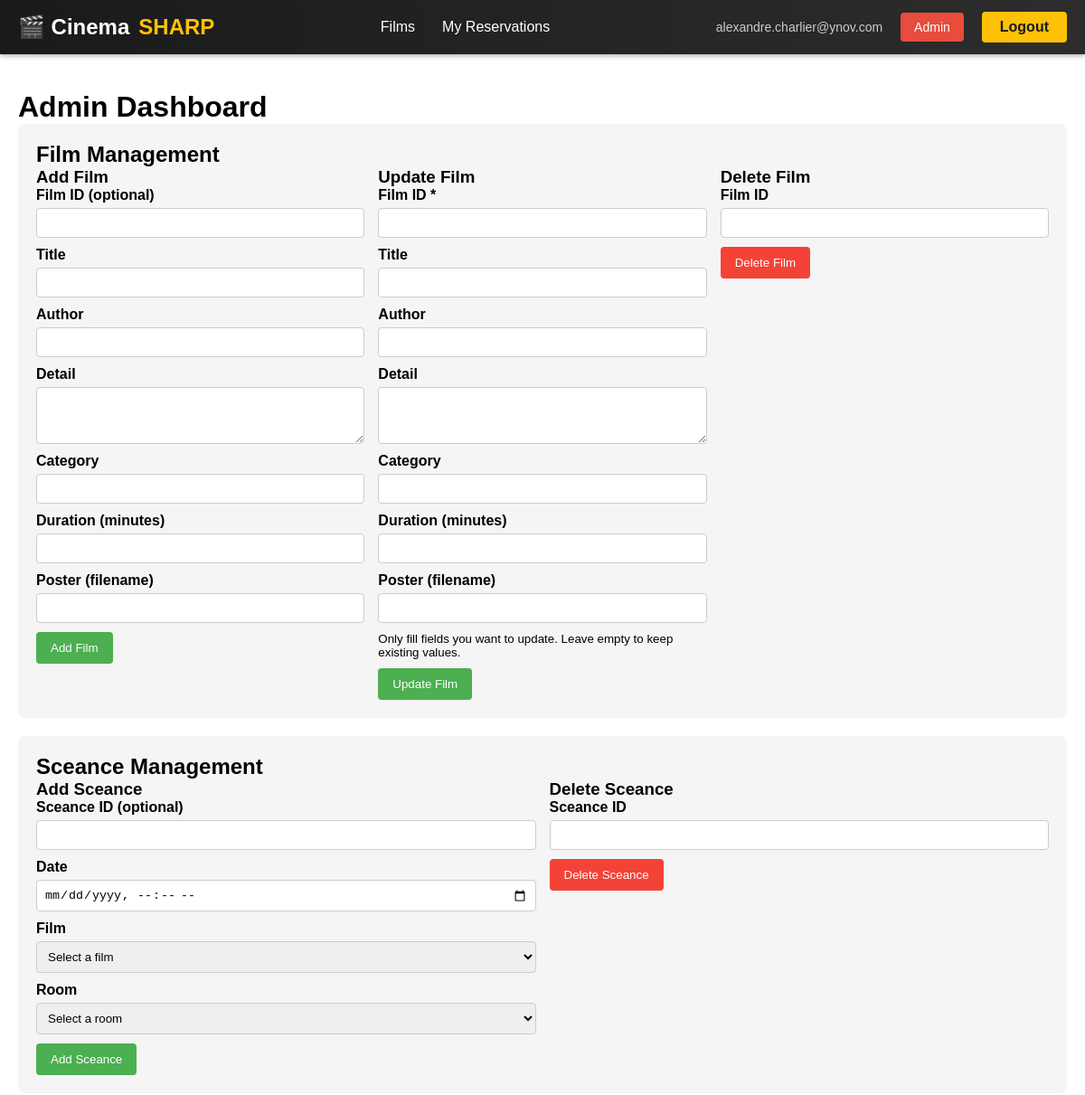
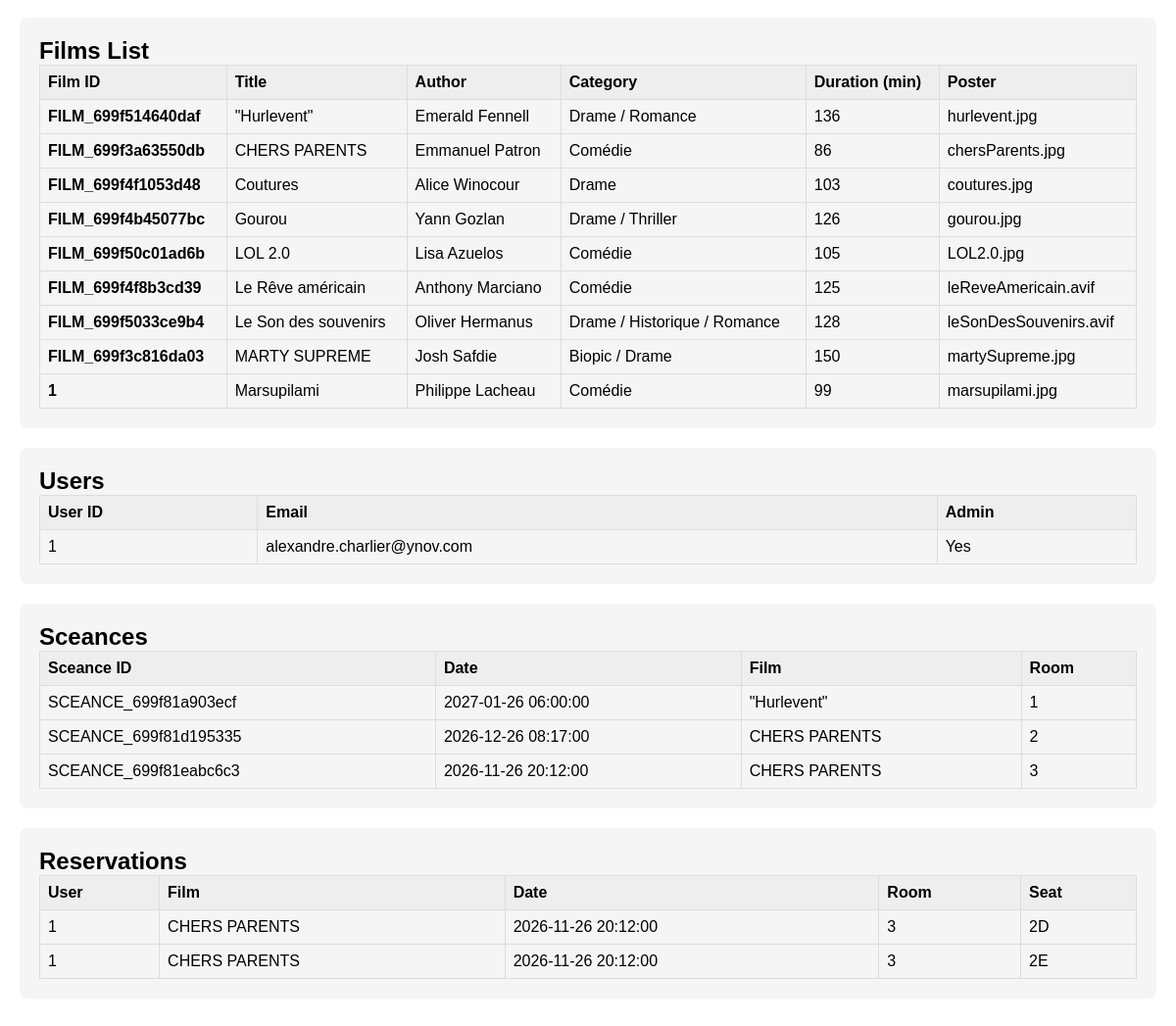
The page /admin (signed in) on the database its author committed (2 pictures, top to bottom).
### tables this page shows
CREATE TABLE IF NOT EXISTS `film` (
  `filmId` varchar(50) NOT NULL,
  `filmTitle` varchar(50) DEFAULT NULL,
  `filmAuthor` varchar(50) DEFAULT NULL,
  `filmDetail` text,
  `filmCategory` varchar(50) DEFAULT NULL,
  `filmTime` smallint DEFAULT NULL,
  `filmPoster` varchar(50) DEFAULT NULL,
  PRIMARY KEY (`filmId`)
);

CREATE TABLE IF NOT EXISTS `user_` (
  `userId` varchar(50) NOT NULL,
  `userPassword` varchar(255) DEFAULT NULL,
  `userEmail` varchar(100) DEFAULT NULL,
  `isAdmin` tinyint(1) DEFAULT NULL,
  PRIMARY KEY (`userId`)
);

CREATE TABLE IF NOT EXISTS `sceance` (
  `sceanceId` varchar(50) NOT NULL,
  `sceanceDate` datetime DEFAULT NULL,
  `filmId` varchar(50) NOT NULL,
  `roomId` int NOT NULL,
  PRIMARY KEY (`sceanceId`),
  KEY `filmId` (`filmId`),
  KEY `roomId` (`roomId`)
);

CREATE TABLE IF NOT EXISTS `room` (
  `roomId` int NOT NULL,
  `roomNumberOfSeats` smallint DEFAULT NULL,
  `roomCharacteristic` varchar(50) DEFAULT NULL,
  PRIMARY KEY (`roomId`)
);

CREATE TABLE IF NOT EXISTS `reservation` (
  `userId` varchar(50) NOT NULL,
  `roomId` int NOT NULL,
  `seatId` int NOT NULL,
  `sceanceId` varchar(50) NOT NULL,
  PRIMARY KEY (`userId`,`roomId`,`seatId`,`sceanceId`),
  KEY `roomId` (`roomId`,`seatId`),
  KEY `sceanceId` (`sceanceId`)
);

CREATE TABLE IF NOT EXISTS `seat` (
  `roomId` int NOT NULL,
  `seatId` int NOT NULL,
  `seatRow` smallint DEFAULT NULL,
  `seatColumn` varchar(1) DEFAULT NULL,
  PRIMARY KEY (`roomId`,`seatId`)
);

### src/controllers/adminController.php (called while the page is built, shortened)
<?php
require_once __DIR__ . '/../models/adminModel.php';
class AdminController {
	private $model;
	public function __construct() {
		$this->model = new AdminModel();
	}
	public function showDashboard() {
		$films = $this->model->getAllFilms();
		$sceances = $this->model->getAllSceances();
		$users = $this->model->getAllUsers();
		$reservations = $this->model->getAllReservations();
		require __DIR__ . '/../views/admin.php';
	}
}

### src/config/database.php (called while the page is built, shortened)
<?php
class Database{
    public static function getConnection(): PDO {
        $localhost = $_ENV['DB_HOST'];
        $db_name = $_ENV['DB_NAME'];
        $username = $_ENV['DB_USERNAME'];
        $password = $_ENV['DB_PASSWORD'];
        try{
            $connexion = new PDO ("mysql:host=$localhost;dbname=$db_name;",$username,$password) or die ();
            $connexion->setAttribute(PDO::ATTR_ERRMODE, PDO::ERRMODE_EXCEPTION);
            return $connexion;
        }catch(PDOException $connexionError) {
            echo "Connexion error : " . $connexionError->getMessage();
            die();
        }
    }
}

### src/models/adminModel.php (called while the page is built, shortened)
<?php
class AdminModel {
	private $db;
	public function __construct() {
		require_once __DIR__ . '/../config/database.php';
		$this->db = Database::getConnection();
	}
	public function getAllUsers() {
		try {
			$sql = "SELECT userId, userEmail, isAdmin FROM user_ ORDER BY userId";
			$stmt = $this->db->prepare($sql);
			$stmt->execute();
			return $stmt->fetchAll(PDO::FETCH_ASSOC);
		} catch (PDOException $e) {
			echo "Error retrieving users: " . $e->getMessage();
			return [];
		}
	}
	public function getAllFilms() {
		try {
			$sql = "SELECT filmId, filmTitle, filmAuthor, filmDetail, filmCategory, filmTime, filmPoster
					FROM film ORDER BY filmTitle";
			$stmt = $this->db->prepare($sql);
			$stmt->execute();
			return $stmt->fetchAll(PDO::FETCH_ASSOC);
		} catch (PDOException $e) {
			echo "Error retrieving films: " . $e->getMessage();
			return [];
		}
	}
	public function getAllSceances() {
		try {
			$sql = "SELECT s.sceanceId, s.sceanceDate, f.filmTitle, r.roomId
					FROM sceance s
					JOIN film f ON s.filmId = f.filmId
					JOIN room r ON s.roomId = r.roomId
					ORDER BY s.sceanceDate DESC";
			$stmt = $this->db->prepare($sql);
			$stmt->execute();
			return $stmt->fetchAll(PDO::FETCH_ASSOC);
		} catch (PDOException $e) {
			echo "Error retrieving sceances: " . $e->getMessage();
			return [];
		}
	}
	public function getAllReservations() {
		try {
			$sql = "SELECT r.userId, f.filmTitle, s.sceanceDate, r.roomId, r.seatId, st.seatRow, st.seatColumn
					FROM reservation r
					JOIN sceance s ON r.sceanceId = s.sceanceId
					JOIN film f ON s.filmId = f.filmId
					JOIN seat st ON r.roomId = st.roomId AND r.seatId = st.seatId
					ORDER BY s.sceanceDate DESC";
			$stmt = $this->db->prepare($sql);
			$stmt->execute();
			return $stmt->fetchAll(PDO::FETCH_ASSOC);
		} catch (PDOException $e) {
			echo "Error retrieving reservations: " . $e->getMessage();
			return [];
		}
	}
}

### src/views/admin.php (the view, shortened to what this page needs)
<?php include __DIR__ . '/header.php'; ?>
<!DOCTYPE html>
<html lang="en">
<head>
	<link rel="stylesheet" href="/css/style.css">
</head>
<body>
	<div class="admin-container">
		<h1>Admin Dashboard</h1>
		<div class="admin-card">
			<h2>Film Management</h2>
			<div class="admin-grid">
				<form method="POST" action="/admin/films/add">
					<h3>Add Film</h3>
					<div class="form-group">
						<label for="addFilmId">Film ID (optional)</label>
						<input type="text" name="filmId" id="addFilmId">
					</div>
					<div class="form-group">
						<label for="addFilmTitle">Title</label>
						<input type="text" name="filmTitle" id="addFilmTitle" required>
					</div>
					<div class="form-group">
						<label for="addFilmAuthor">Author</label>
						<input type="text" name="filmAuthor" id="addFilmAuthor">
					</div>
					<div class="form-group">
						<label for="addFilmDetail">Detail</label>
						<textarea name="filmDetail" id="addFilmDetail" rows="3"></textarea>
					</div>
					<div class="form-group">
						<label for="addFilmCategory">Category</label>
						<input type="text" name="filmCategory" id="addFilmCategory">
					</div>
					<div class="form-group">
						<label for="addFilmTime">Duration (minutes)</label>
						<input type="number" name="filmTime" id="addFilmTime" min="1">
					</div>
					<div class="form-group">
						<label for="addFilmPoster">Poster (filename)</label>
						<input type="text" name="filmPoster" id="addFilmPoster">
					</div>
					<button class="btn" type="submit">Add Film</button>
				</form>
				<form method="POST" action="/admin/films/update">
					<h3>Update Film</h3>
					<div class="form-group">
                        <label for="updateFilmId">Film ID *</label>
                        <input type="text" name="filmId" id="updateFilmId" required>
                    </div>
                    <div class="form-group">
                        <label for="updateFilmTitle">Title</label>
                        <input type="text" name="filmTitle" id="updateFilmTitle">
                    </div>
                    <div class="form-group">
                        <label for="updateFilmAuthor">Author</label>
                        <input type="text" name="filmAuthor" id="updateFilmAuthor">
                    </div>
                    <div class="form-group">
                        <label for="updateFilmDetail">Detail</label>
                        <textarea name="filmDetail" id="updateFilmDetail" rows="3"></textarea>
                    </div>
                    <div class="form-group">
                        <label for="updateFilmCategory">Category</label>
                        <input type="text" name="filmCategory" id="updateFilmCategory">
                    </div>
                    <div class="form-group">
                        <label for="updateFilmTime">Duration (minutes)</label>
                        <input type="number" name="filmTime" id="updateFilmTime" min="1">
                    </div>
                    <div class="form-group">
                        <label for="updateFilmPoster">Poster (filename)</label>
                        <input type="text" name="filmPoster" id="updateFilmPoster">
                    </div>
                    <div style="margin-bottom: 10px;">
                        <small>Only fill fields you want to update. Leave empty to keep existing values.</small>
                    </div>
                    <button class="btn" type="submit">Update Film</button>
                </form>
				<form method="POST" action="/admin/films/delete">
					<h3>Delete Film</h3>
					<div class="form-group">
						<label for="deleteFilmId">Film ID</label>
						<input type="text" name="filmId" id="deleteFilmId" required>
					</div>
					<button class="btn btn-danger" type="submit">Delete Film</button>
				</form>
			</div>
		</div>
		<div class="admin-card">
			<h2>Sceance Management</h2>
			<div class="admin-grid">
				<form method="POST" action="/admin/sceances/add">
					<h3>Add Sceance</h3>
					<div class="form-group">
						<label for="sceanceId">Sceance ID (optional)</label>
						<input type="text" name="sceanceId" id="sceanceId">
					</div>
					<div class="form-group">
						<label for="sceanceDate">Date</label>
						<input type="datetime-local" name="sceanceDate" id="sceanceDate" required>
					</div>
					<div class="form-group">
						<label for="sceanceFilmId">Film</label>
						<select name="filmId" id="sceanceFilmId" required>
							<option value="">Select a film</option>
						</select>
					</div>
					<div class="form-group">
						<label for="sceanceRoomId">Room</label>
						<select name="roomId" id="sceanceRoomId" required>
							<option value="">Select a room</option>
						</select>
					</div>
					<button class="btn" type="submit">Add Sceance</button>
				</form>
				<form method="POST" action="/admin/sceances/delete">
					<h3>Delete Sceance</h3>
					<div class="form-group">
						<label for="deleteSceanceId">Sceance ID</label>
						<input type="text" name="sceanceId" id="deleteSceanceId" required>
					</div>
					<button class="btn btn-danger" type="submit">Delete Sceance</button>
				</form>
			</div>
		</div>
		<div class="admin-card">
			<h2>Films List</h2>
			<table class="admin-table">
				<thead>
					<tr>
						<th>Film ID</th>
						<th>Title</th>
						<th>Author</th>
						<th>Category</th>
						<th>Duration (min)</th>
						<th>Poster</th>
					</tr>
				</thead>
				<tbody>
					<?php foreach ($films as $film): ?>
						<tr>
							<td><strong><?php echo htmlspecialchars($film['filmId']); ?></strong></td>
							<td><?php echo htmlspecialchars($film['filmTitle']); ?></td>
							<td><?php echo htmlspecialchars($film['filmAuthor']); ?></td>
							<td><?php echo htmlspecialchars($film['filmCategory']); ?></td>
							<td><?php echo htmlspecialchars($film['filmTime']); ?></td>
							<td><?php echo htmlspecialchars($film['filmPoster']); ?></td>
						</tr>
					<?php endforeach; ?>
				</tbody>
			</table>
		</div>
		<div class="admin-card">
			<h2>Users</h2>
			<table class="admin-table">
				<thead>
					<tr>
						<th>User ID</th>
						<th>Email</th>
						<th>Admin</th>
					</tr>
				</thead>
				<tbody>
					<?php foreach ($users as $user): ?>
						<tr>
							<td><?php echo htmlspecialchars($user['userId']); ?></td>
							<td><?php echo htmlspecialchars($user['userEmail']); ?></td>
							<td><?php echo $user['isAdmin'] ? 'Yes' : 'No'; ?></td>
						</tr>
					<?php endforeach; ?>
				</tbody>
			</table>
		</div>
		<div class="admin-card">
			<h2>Sceances</h2>
			<table class="admin-table">
				<thead>
					<tr>
						<th>Sceance ID</th>
						<th>Date</th>
						<th>Film</th>
						<th>Room</th>
					</tr>
				</thead>
				<tbody>
					<?php foreach ($sceances as $sceance): ?>
						<tr>
							<td><?php echo htmlspecialchars($sceance['sceanceId']); ?></td>
							<td><?php echo htmlspecialchars($sceance['sceanceDate']); ?></td>
							<td><?php echo htmlspecialchars($sceance['filmTitle']); ?></td>
							<td><?php echo htmlspecialchars($sceance['roomId']); ?></td>
						</tr>
					<?php endforeach; ?>
				</tbody>
			</table>
		</div>
		<div class="admin-card">
			<h2>Reservations</h2>
			<table class="admin-table">
				<thead>
					<tr>
						<th>User</th>
						<th>Film</th>
						<th>Date</th>
						<th>Room</th>
						<th>Seat</th>
					</tr>
				</thead>
				<tbody>
					<?php foreach ($reservations as $reservation): ?>
						<tr>
							<td><?php echo htmlspecialchars($reservation['userId']); ?></td>
							<td><?php echo htmlspecialchars($reservation['filmTitle']); ?></td>
							<td><?php echo htmlspecialchars($reservation['sceanceDate']); ?></td>
							<td><?php echo htmlspecialchars($reservation['roomId']); ?></td>
							<td><?php echo htmlspecialchars($reservation['seatRow']) . htmlspecialchars($reservation['seatColumn']); ?></td>
						</tr>
					<?php endforeach; ?>
				</tbody>
			</table>
		</div>
	</div>
</body>
</html>

### src/views/header.php (style rules this page uses)
* { margin: 0; padding: 0; box-sizing: border-box; }
body { font-family: Arial, sans-serif; }

### src/views/admin.php (style rules this page uses)
.admin-container { max-width: 1200px; margin: 20px auto; padding: 20px; }
.admin-card { background: #f5f5f5; border-radius: 8px; padding: 20px; margin-bottom: 20px; }
.admin-grid { display: grid; grid-template-columns: repeat(auto-fit, minmax(280px, 1fr)); gap: 15px; }
.admin-table { width: 100%; border-collapse: collapse; }
.admin-table th, .admin-table td { border: 1px solid #ddd; padding: 8px; text-align: left; }
.admin-table th { background: #eee; }
.form-group { margin-bottom: 10px; }
.form-group label { display: block; margin-bottom: 5px; font-weight: bold; }
.form-group input, .form-group select, .form-group textarea { width: 100%; padding: 8px; border-radius: 4px; border: 1px solid #ccc; }
.btn { background: #4CAF50; color: white; padding: 10px 16px; border: none; border-radius: 4px; cursor: pointer; }
.btn-danger { background: #f44336; }

### rows shown on the page
film: filmId "FILM_699f514640daf", filmTitle "\"Hurlevent\"", filmAuthor "Emerald Fennell", filmCategory "Drame / Romance", filmTime "136", filmPoster "hurlevent.jpg"
film: filmId "FILM_699f3a63550db", filmTitle "CHERS PARENTS", filmAuthor "Emmanuel Patron", filmCategory "Comédie", filmTime "86", filmPoster "chersParents.jpg"
film: filmId "FILM_699f4f1053d48", filmTitle "Coutures", filmAuthor "Alice Winocour", filmCategory "Drame", filmTime "103", filmPoster "coutures.jpg"
film: filmId "FILM_699f4b45077bc", filmTitle "Gourou", filmAuthor "Yann Gozlan", filmCategory "Drame / Thriller", filmTime "126", filmPoster "gourou.jpg"
film: filmId "FILM_699f50c01ad6b", filmTitle "LOL 2.0", filmAuthor "Lisa Azuelos", filmCategory "Comédie", filmTime "105", filmPoster "LOL2.0.jpg"
film: filmId "FILM_699f4f8b3cd39", filmTitle "Le Rêve américain", filmAuthor "Anthony Marciano", filmCategory "Comédie", filmTime "125", filmPoster "leReveAmericain.avif"
film: filmId "FILM_699f5033ce9b4", filmTitle "Le Son des souvenirs", filmAuthor "Oliver Hermanus", filmCategory "Drame / Historique / Romance", filmTime "128", filmPoster "leSonDesSouvenirs.avif"
film: filmId "FILM_699f3c816da03", filmTitle "MARTY SUPREME", filmAuthor "Josh Safdie", filmCategory "Biopic / Drame", filmTime "150", filmPoster "martySupreme.jpg"
film: filmId "1", filmTitle "Marsupilami", filmAuthor "Philippe Lacheau", filmCategory "Comédie", filmTime "99", filmPoster "marsupilami.jpg"
user_: userId "1", userEmail "alexandre.charlier@ynov.com", isAdmin "Yes"
sceance: sceanceId "SCEANCE_699f81a903ecf", sceanceDate "2027-01-26 06:00:00", filmId.filmTitle "\"Hurlevent\"", roomId.roomId "1"
sceance: sceanceId "SCEANCE_699f81d195335", sceanceDate "2026-12-26 08:17:00", filmId.filmTitle "CHERS PARENTS", roomId.roomId "2"
sceance: sceanceId "SCEANCE_699f81eabc6c3", sceanceDate "2026-11-26 20:12:00", filmId.filmTitle "CHERS PARENTS", roomId.roomId "3"
reservation: userId "1", film.filmTitle "CHERS PARENTS", sceanceId.sceanceDate "2026-11-26 20:12:00", roomId "3", seat.seatRow "2", seat.seatColumn "D"
reservation: userId "1", film.filmTitle "CHERS PARENTS", sceanceId.sceanceDate "2026-11-26 20:12:00", roomId "3", seat.seatRow "2", seat.seatColumn "E"

### other values the page prints
$user_email "alexandre.charlier@ynov.com"
